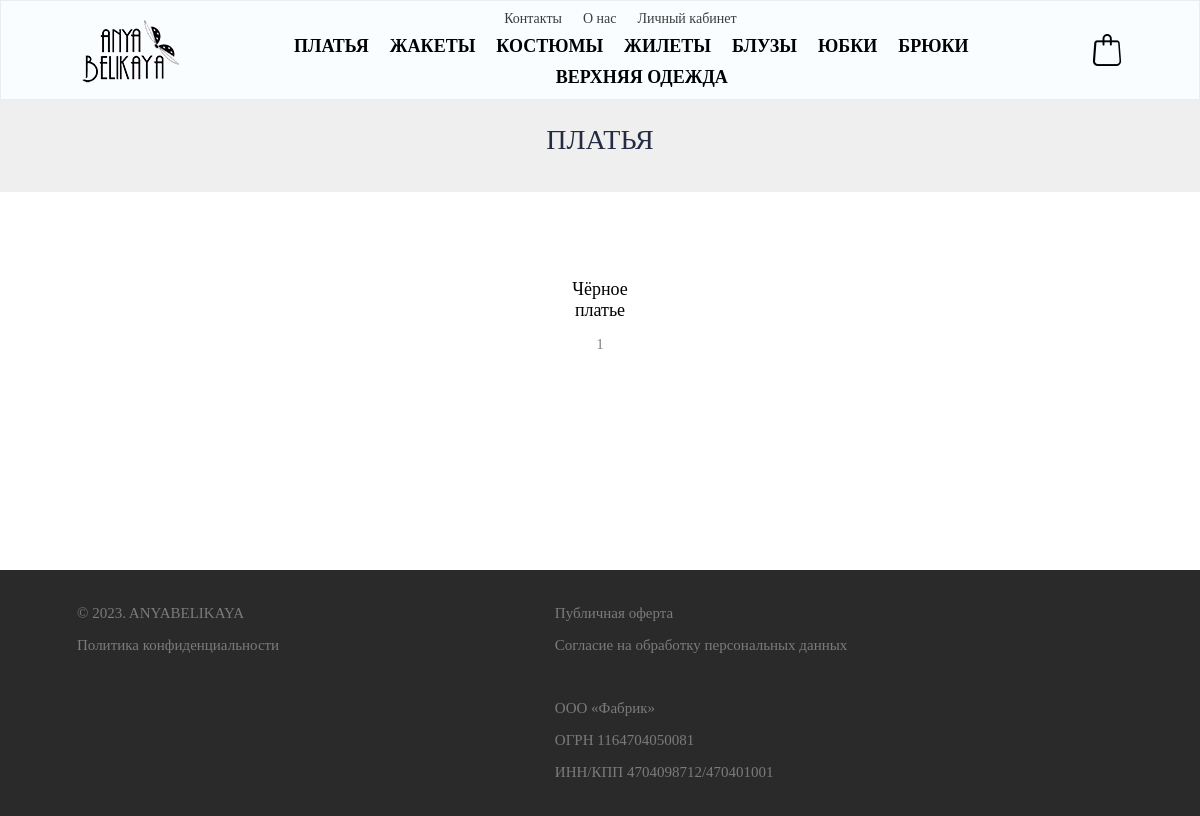
/category/platya, run on the app's committed database.
### clothes/models.py (models this page shows, shortened)
class Category(models.Model):
    name = models.CharField('Категория',max_length=150, null=True, blank=True)
    url = models.SlugField(max_length=160, unique=True)
    def __str__(self):
        return self.name
    class Meta:
        verbose_name ='Категория товара'
        verbose_name_plural = 'Категории товара'

class Product(models.Model):
    name = models.CharField('Наименование', max_length=100)
    price = models.DecimalField('Цена',max_digits=10, decimal_places=0, default=0)
    description = models.TextField(verbose_name='Описание', null=True, blank=True)
    image = models.ImageField('Изображение', upload_to='static/clothes/images/')
    category = models.ForeignKey('Category', verbose_name='Категория', on_delete=models.SET_NULL, null=True,
                                 blank=True)
    characteristic = models.ForeignKey('Characteristic', on_delete=models.SET_NULL, verbose_name='характеристика',
                                       null=True)
    available = models.BooleanField(default=False, verbose_name='наличие')
    url = models.SlugField(max_length=160, unique=True)
    class Meta:
        verbose_name ='Товар'
        verbose_name_plural = 'Товары'

### clothes/views.py (the view)
# urls.py: path('category/<slug:slug>', views.products, name = 'products'),
def products(request, slug):
    categories = models.Category.objects.all
    category = models.Category.objects.get(url=slug)
    products = models.Product.objects.filter(category=category.id)
    context = {
        'products': products,
        'categories': categories,
        'category': category
    }
    return render(request, 'clothes/clothes.html', context)

### cart/context_processors.py (called while the page is built)
def cart(request):
    return {'cart': Cart(request)}

### clothes/templates/clothes/clothes.html (shortened to what this page needs)
{% extends 'index.html'%}
{%load static%}
{% block content %}<div class="main_category"><p class="clothes_title">{{category}}</p></div>
<div class="container_product">
       {%for product in products%}
        <a href="{% url 'product' product.url%}" class="more_info">
        <div class="product">
            <p class="text">{{product.name}} </p>
            <br>
            <p class="cost">{{product.price}}</p>
        </div>
        </a>
        <br>
        <br>
{%endfor%}
</div>
{%endblock%}

### templates/index.html (shortened to what this page needs)
<!DOCTYPE html>
{% load static %}
<html lang="en">
<head>
    <link rel="stylesheet" href="css/style.css">
<link rel="stylesheet" href="https://cdn.jsdelivr.net/npm/swiper@8/swiper-bundle.min.css">'
<link rel="stylesheet" href="{% static 'clothes/css/style.css'%}">
<link rel="stylesheet" href="{% static 'clothes/css/clothes.css'%}">
<link rel="stylesheet" href="{% static 'clothes/css/product.css'%}">
    <link rel="stylesheet" href="{% static 'clothes/css/login_registration.css'%}">
    <link rel="stylesheet" href="{% static 'clothes/css/for_orders.css'%}">
    <link rel="stylesheet" href="{% static 'clothes/css/cart.css'%}">
    <link rel="stylesheet" href="{% static 'clothes/css/utils.css'%}">
    <link rel="stylesheet" href="{% static 'clothes/css/footer.css'%}">
<link rel="stylesheet" href="{% static 'clothes/css/some.css'%}">
</head>
<body>
    <div class="wrapper">
        <header class="header">
            <div class="header_container  _container" >
                <a href="{% url 'main' %}" class="header_logo"><img src="{% static 'clothes/images/anya belikaya (2).gif'%}" class="logo_img"></a>
                <nav class="header_menu">
                    <ul class="menu_list">
                        <li class="menu_item">
                            <a href="" class="menu_link">Контакты</a>
                        </li>
                        <li class="menu_item">
                            <a href="" class="menu_link">О нас</a>
                        </li>
                        <li class="menu_item">
                            {% if user.is_authenticated %}
                            <a href="{% url 'profile' %}" class="menu_link">{{user.username}}</a>
                            {% else %}
                            <a href="{% url 'login' %}" class="menu_link">Личный кабинет</a>
                            {% endif %}
                        </li>
                    </ul>
                    <ul class="catalog_list">
                        {%for category in categories%}
                            <li class="catalog_item">
                                <a href="{% url 'products' category.url%}" class="catalog_link">{{category.name}}</a>
                            </li>
                        {%endfor%}
                    </ul>
                </nav>
                <div class="bag"><a href="{%url 'cart:cart_detail'%}"><img src="{% static 'clothes/images/bag.png'%}" alt=""></a></div>
            </div>
         </header>
        <main class="page">
            {%block content%}{%endblock%}
        </main>
        <footer class="footer">
            <div class="footer_container _container">
                <div class="first_column">
                    <ul>
                        <li class="footer_item">
                            © 2023. ANYABELIKAYA
                        </li>
                        <li class="footer_item">
                            <a class="footer_link" href="#">Политика конфиденциальности</a>
                        </li>
                    </ul>
                </div>
                <div class="second_column">
                    <ul>
                        <li class="footer_item">
                            <a class="footer_link" href="#">Публичная оферта</a>
                        </li>
                        <li class="footer_item">
                            <a class="footer_link" href="#">Согласие на обработку персональных данных</a>
                        </li>
                    </ul>
                    <br>
                        <ul><li class="footer_item">
                    ООО «Фабрик»
                </li>
                <li class="footer_item">
                    ОГРН 1164704050081
                </li>
                <li class="footer_item">
                    ИНН/КПП 4704098712/470401001
                </li >
                <li class="footer_item"></ul>
                </div>
            </div>
        </footer>
    </div>
</body>
</html>

### static/clothes/css/style.css (style rules this page uses)
* { padding: 0; margin: 0; border: 0; }
*,*:before,*:after { -moz-box-sizing: border-box; -webkit-box-sizing: border-box; box-sizing: border-box; }
nav,footer,header,aside { display: block; }
html,body { color: #252B42; font-family: 500; height: 100%; width:100%; font-size: 100%; line-height: -1; font-size: 14px; -ms-text-size-adjust: 100%; -moz-text-size-adjust: 100%; -webkit-text-size-adjust: 100%; }
a,a:visited { text-decoration: none; }
ul li { list-style: none; }
img { vertical-align:top; }
.wrapper { min-height: 100%; overflow: hidden; display: flex; flex-direction: column; }
._container { max-width: 1046px; margin: 0px auto; box-sizing: content-box; padding: 0px 30px; }
.header { position: fixed; width: 100%; left: 0; top: 0; z-index: 50; }
.header:before { content: ''; position: absolute; top: 0; left: 0; width: 100%; height: 100%; border: 1px solid rgb(236, 236, 236); box-shadow: 0 0 5px rgb(236, 236, 236); background-color: rgb(250, 253, 255); z-index: 2; }
.header_container { display: flex; min-height: 80px; align-items: center; position: relative; }
.header_container { min-height: 100px; }
.header_menu { margin: 0 auto 0 auto; }
.header_logo { font-size: 24px; font-weight: 700; color:inherit; position: relative; z-index: 6; padding: 0 5% 0 0; }
.menu_list { display: flex; justify-content:center; flex-wrap: wrap; position: relative; z-index: 6; padding-right: 10%; }
.menu_item:not(:last-child) { margin: 0px 21px 0px 0px; }
.menu_link { color: #3c3c3c; line-height: 171%; font-weight: 400; transition-duration: 0.5s; }
.catalog_list { display: flex; flex-wrap: wrap; position: relative; z-index: 6; justify-content: center; padding: 0 5% 0 0; }
.catalog_item:not(:last-child) { margin: 0px 21px 0px 0px; }
.catalog_link { color: #000000; line-height: 171%; font-weight: 600; font-size: 18px; transition-duration: 0.5s; position: relative; }
.catalog_link::after { content: ""; position: absolute; bottom: 0; left: 50%; height: 2px; width: 0; background: #E3C18F;; transition: width 0.3s ease 0s, left 0.3s ease 0s; }
.bag { position: relative; z-index: 6; }
.page { flex: 1 1 auto; }
.footer { background-color: rgb(42, 42, 42); }
.footer_container { display: flex; justify-content: space-between; }
.first_column, .second_column, .third_column { margin: 20px 0; }
.footer_link { color: rgb(122, 123, 124); font-size: 15px; }
.footer_item { margin: 15px 0; color: rgb(122, 123, 124); font-size: 15px; }
.more_info { color:black; }
.logo_img { width 100px }

### clothes/static/clothes/css/clothes.css (style rules this page uses)
* { padding: 0; margin: 0; border: 0; }
*,*:before,*:after { -moz-box-sizing: border-box; -webkit-box-sizing: border-box; box-sizing: border-box; }
nav,footer,header,aside { display: block; }
html,body { color: #252B42; font-family: 500; height: 100%; width:100%; font-size: 100%; line-height: -1; font-size: 14px; -ms-text-size-adjust: 100%; -moz-text-size-adjust: 100%; -webkit-text-size-adjust: 100%; }
a,a:visited { text-decoration: none; }
ul li { list-style: none; }
img { vertical-align:top; }
.container_product { display: flex; margin:5% 5%; max-width: 100%; flex-wrap:wrap; flex-direction: row; justify-content: center; }
.product { color: black; margin: 10% 10%; }
.text,.cost { font-size: 18px; display: flex; justify-content: center; flex-wrap: wrap; text-align: center; }
.cost { color: #797978; font-size:14px; }
.main_category { display: flex; margin: 4% 0 0 0; max-width: 100%; justify-content: center; background-color: #e0e0e083; padding: 5% 0 3% 0; }
.clothes_title { text-align: center; font-size: 28px; }
.more_info { color: black; text-decoration:none; }

### clothes/static/clothes/css/product.css (style rules this page uses)
* { padding: 0; margin: 0; border: 0; }
*,*:before,*:after { -moz-box-sizing: border-box; -webkit-box-sizing: border-box; box-sizing: border-box; }
nav,footer,header,aside { display: block; }
html,body { color: #252B42; font-family: 500; height: 100%; width:100%; font-size: 100%; line-height: -1; font-size: 14px; -ms-text-size-adjust: 100%; -moz-text-size-adjust: 100%; -webkit-text-size-adjust: 100%; }
a,a:visited { text-decoration: none; }
ul li { list-style: none; }
img { vertical-align:top; }
.clothes_title { text-align: center; font-size: 28px; }

### data on the page
Category: name "ПЛАТЬЯ"
Category: name "ЖАКЕТЫ"
Category: name "КОСТЮМЫ"
Category: name "ЖИЛЕТЫ"
Category: name "БЛУЗЫ"
Category: name "ЮБКИ"
Category: name "БРЮКИ"
Category: name "ВЕРХНЯЯ ОДЕЖДА"
Product: name "Чёрное платье", price "1"
